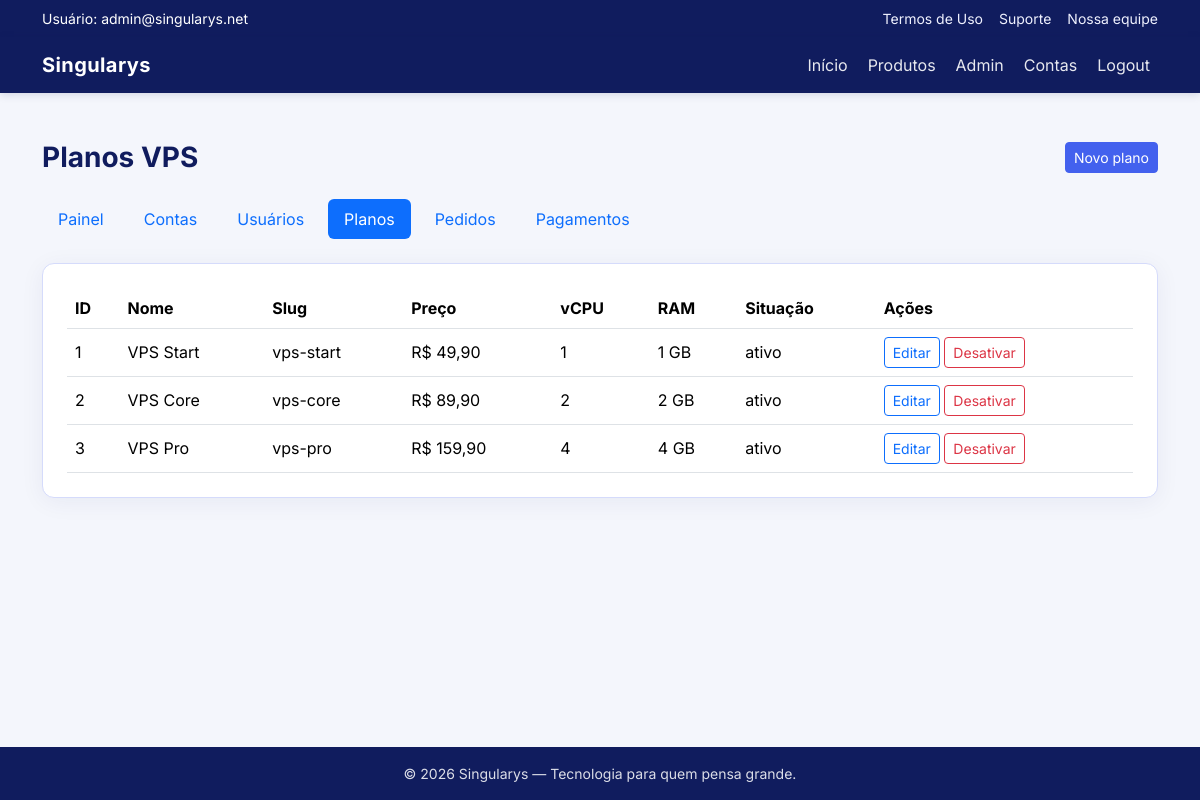
/index.php?controle=adminController&metodo=planos (signed in), run on the app's committed database.
### tables this page shows
CREATE TABLE IF NOT EXISTS planos_vps (
    id_plano BIGINT UNSIGNED AUTO_INCREMENT PRIMARY KEY,
    nome VARCHAR(100) NOT NULL,
    slug VARCHAR(100) NOT NULL,
    descricao TEXT NULL,
    vcpu INT UNSIGNED NOT NULL,
    ram_mb INT UNSIGNED NOT NULL,
    storage_gb INT UNSIGNED NOT NULL,
    banda_mbps INT UNSIGNED NOT NULL DEFAULT 100,
    preco_mensal DECIMAL(10,2) NOT NULL,
    situacao ENUM('ativo', 'inativo', 'suspenso') NOT NULL DEFAULT 'ativo',
    criado_em DATETIME NOT NULL DEFAULT CURRENT_TIMESTAMP,
    alterado_em DATETIME NOT NULL DEFAULT CURRENT_TIMESTAMP ON UPDATE CURRENT_TIMESTAMP,
    deletado_em DATETIME NULL COMMENT 'Soft delete; pedidos antigos mantêm FK ao plano',
    UNIQUE KEY uk_plano_slug (slug)
);

### controllers/adminController.class.php (called while the page is built, shortened)
<?php
require_once "models/conexao.class.php";
require_once "models/planoDAO.class.php";
class AdminController
{
    public function planos()
    {
        $planoDAO = new PlanoDAO();
        $planos = $planoDAO->listarParaAdmin();
        require_once "views/admin/planos.php";
    }
}

### index.php (called while the page is built, shortened)
<?php
$metodo = $_GET["metodo"] ?? "inicio";
$obj = new $controle();
$obj->$metodo();

### models/conexao.class.php (called while the page is built, shortened)
<?php
class Conexao
{
    protected $db = null;
    public function __construct()
    {
        $host = getenv("SINGULARYS_DB_HOST") ?: "localhost";
        $banco = getenv("SINGULARYS_DB_NAME") ?: "singularys2";
        $usuario = getenv("SINGULARYS_DB_USER") ?: "root";
        $senha = getenv("SINGULARYS_DB_PASS") ?: "";
        $parametros = "mysql:host={$host};dbname={$banco};charset=utf8mb4";
        try {
            $this->db = new PDO($parametros, $usuario, $senha);
            $this->db->setAttribute(PDO::ATTR_ERRMODE, PDO::ERRMODE_EXCEPTION);
            $this->db->setAttribute(PDO::ATTR_DEFAULT_FETCH_MODE, PDO::FETCH_OBJ);
            $this->db->setAttribute(PDO::ATTR_EMULATE_PREPARES, false);
        } catch (PDOException $e) {
            $this->erroConexao = $e->getMessage();
            $this->db = null;
        }
    }
    protected function possuiConexao()
    {
        return $this->db instanceof PDO;
    }
}

### models/planoDAO.class.php (called while the page is built, shortened)
<?php
require_once __DIR__ . "/conexao.class.php";
class PlanoDAO extends Conexao
{
    public function listarParaAdmin(): array
    {
        try {
            $sql = "SELECT id_plano, nome, slug, preco_mensal, vcpu, ram_mb, storage_gb,
                           banda_mbps, situacao, deletado_em, criado_em
                      FROM planos_vps
                  ORDER BY deletado_em IS NULL DESC, FIELD(situacao, 'ativo', 'inativo', 'suspenso'), preco_mensal";
            return $this->db->query($sql)->fetchAll();
        } catch (PDOException $e) {
            return [];
        }
    }
}

### views/admin/planos.php (the view, shortened to what this page needs)
<?php
require_once "views/partials/head.php";
require_once "views/partials/header.php";
?>
<main class="py-5">
    <div class="container">
        <div class="d-flex flex-wrap justify-content-between align-items-center gap-2 mb-4">
            <h1 class="h3 app-page-title fw-bold mb-0">Planos VPS</h1>
            <a class="btn btn-singularys btn-sm" href="index.php?controle=adminController&metodo=planoForm">Novo plano</a>
        </div>
        <?php require "views/partials/admin_nav.php"; ?>
        <div class="app-card p-4 table-responsive">
            <table class="table table-hover table-app align-middle mb-0">
                <thead>
                    <tr>
                        <th>ID</th><th>Nome</th><th>Slug</th><th>Preço</th><th>vCPU</th><th>RAM</th><th>Situação</th><th>Ações</th>
                    </tr>
                </thead>
                <tbody>
                <?php foreach ($planos as $pl) { ?>
                    <tr class="<?php echo $pl->deletado_em ? "table-secondary" : ""; ?>">
                        <td><?php echo (int) $pl->id_plano; ?></td>
                        <td><?php echo htmlspecialchars($pl->nome); ?></td>
                        <td><?php echo htmlspecialchars($pl->slug); ?></td>
                        <td>R$ <?php echo number_format((float) $pl->preco_mensal, 2, ",", "."); ?></td>
                        <td><?php echo (int) $pl->vcpu; ?></td>
                        <td><?php echo (int) round($pl->ram_mb / 1024); ?> GB</td>
                        <td>
                            <?php echo htmlspecialchars($pl->situacao); ?>
                        </td>
                        <td class="text-nowrap">
                            <a class="btn btn-sm btn-outline-primary"
                               href="index.php?controle=adminController&metodo=planoForm&id=<?php echo (int) $pl->id_plano; ?>">Editar</a>
                            <?php if (!$pl->deletado_em) { ?>
                                <form method="post" action="index.php?controle=adminController&metodo=excluirPlano" class="d-inline"
                                      onsubmit="return confirm('Desativar este plano (soft delete)?');">
                                    <button type="submit" class="btn btn-sm btn-outline-danger">Desativar</button>
                                </form>
                            <?php } ?>
                        </td>
                    </tr>
                <?php } ?>
                </tbody>
            </table>
        </div>
    </div>
</main>
<?php require_once "views/partials/footer.php"; ?>

### css/app.css (style rules this page uses)
:root { --singularys-azul: #101C5E; --singularys-azul-claro: #4361EE; --singularys-fundo: #f4f6fc; --singularys-card: #ffffff; --singularys-borda: #d5dbfb; }
body.app-body { background-color: var(--singularys-fundo); color: var(--singularys-azul); font-family: "Inter", system-ui, sans-serif; min-height: 100vh; display: flex; flex-direction: column; }
body.app-body main { flex: 1 0 auto; }
.btn-singularys { background: var(--singularys-azul-claro); border-color: var(--singularys-azul-claro); color: #fff; }
.app-card { background: var(--singularys-card); border: 1px solid var(--singularys-borda); border-radius: 0.75rem; box-shadow: 0 4px 24px rgba(16, 28, 94, 0.06); }
.app-page-title { color: var(--singularys-azul); }
.table-app thead { background: var(--singularys-fundo); color: var(--singularys-azul); }

### views/partials/head.php (style rules this page uses)
:root { color-scheme: light only; }

### data on the page
planos_vps: id_plano "1", nome "VPS Start", slug "vps-start", preco_mensal "49,90", vcpu "1", $pl->ram_mb/1024 "1", situacao "ativo"
planos_vps: id_plano "2", nome "VPS Core", slug "vps-core", preco_mensal "89,90", vcpu "2", $pl->ram_mb/1024 "2", situacao "ativo"
planos_vps: id_plano "3", nome "VPS Pro", slug "vps-pro", preco_mensal "159,90", vcpu "4", $pl->ram_mb/1024 "4", situacao "ativo"

### other printed values
$_SESSION["usuario_nome"] "admin@singularys.net"
